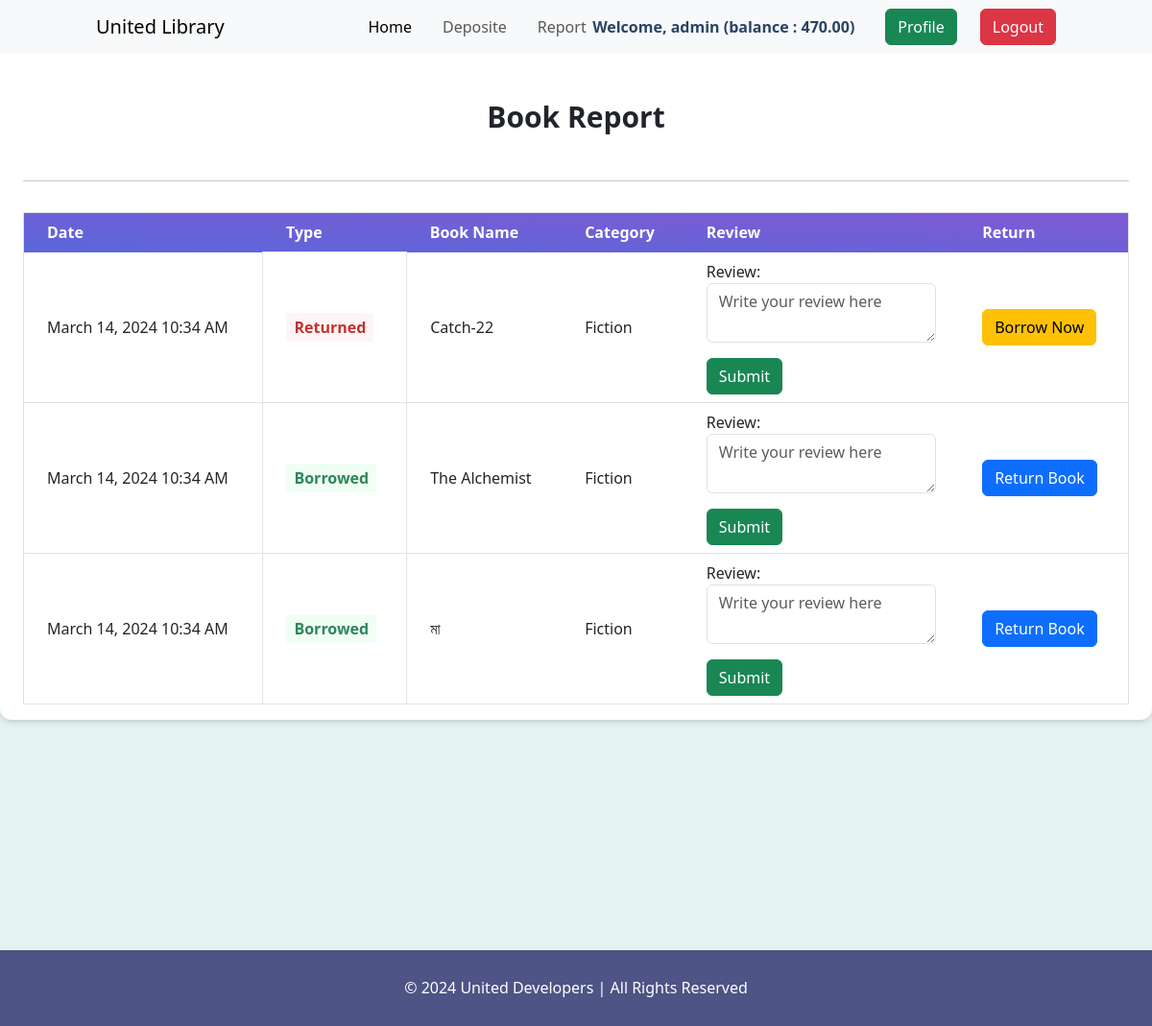
Screenshot of /profile/borrowed_book/ (signed in) with the database file from the repository.
### accounts/models.py (models this page shows, shortened)
class UserAccount(models.Model):
    user = models.OneToOneField(User, related_name='account', on_delete=models.CASCADE)
    account_no = models.IntegerField(unique=True, null=False)
    balance = models.DecimalField(default=0, max_digits=12, decimal_places=2)

### book/models.py (models this page shows, shortened)
class BookModel(models.Model):
    title = models.CharField(max_length = 100)
    description = models.TextField()
    category = models.ForeignKey(CategoryModel, on_delete = models.CASCADE)
    image = models.ImageField(upload_to='uploads/', null=True , blank = True)
    borrowing_price = models.IntegerField()
    total_copy = models.IntegerField(default = None, null=True, blank=True)
    review = models.TextField(null=True, blank=True)
    borrow_by = models.ManyToManyField(User,related_name='purchased_books', null=True, blank=True)
    borrow_date = models.DateTimeField(auto_now_add=True, null=True, blank=True)
    returned = models.BooleanField(default=False,null=True, blank=True)

### category/models.py (models this page shows, shortened)
class CategoryModel(models.Model):
    name = models.CharField(max_length = 100)
    slug = models.SlugField(max_length = 100, blank=True, null=True, unique=True)

### book/views.py (the view)
# urls.py: path('profile/borrowed_book/', views.borrow_books, name='borrow_books'),
@login_required
def borrow_books(req):
    borrowed_books = BookModel.objects.filter(borrow_by=req.user)
    send_transaction_email(req.user,borrowed_books, "Borrowed Book Message", "book/borrow_book_email.html")
    return render(req, 'book/borrowed_books.html', {'borrowed_books': borrowed_books})

### book/views.py (called while the page is built)
def send_transaction_email(user, borrowed_books, subject, template):
        message = render_to_string(template, {
            'user' : user,
            'borrowed_books': borrowed_books,
        })
        send_email = EmailMultiAlternatives(subject, '', to=[user.email])
        send_email.attach_alternative(message, "text/html")
        send_email.send()

### book/templates/book/borrowed_books.html (shortened to what this page needs)
{% extends 'base.html' %}
{% load static %}
{% load humanize %}
{% block content %}
<div class="my-10 py-3 px-4 bg-white rounded-xl shadow-md">
  <h1 class="font-bold text-3xl text-center pb-5 pt-5">Book Report</h1>
  <hr />
  <table class="table-auto mx-auto w-full px-5 rounded-xl mt-8 border dark:border-neutral-500">
    <thead class="bg-purple-900 text-white text-left">
      <tr class="bg-gradient-to-tr from-indigo-600 to-purple-600 rounded-md py-2 px-4 text-white font-bold">
        <th class="px-4 py-2">Date</th>
        <th class="px-4 py-2">Type</th>
        <th class="px-4 py-2">Book Name</th>
        <th class="px-4 py-2">Category</th>
        <th class="px-4 py-2">Review</th>
        <th class="px-4 py-2">Return</th>
      </tr>
    </thead>
    <tbody>
      {% for i in borrowed_books %}
      <tr class="border-b dark:border-neutral-500">
        <td class="px-4 py-2">
          {{ i.borrow_date|date:"F d, Y h:i A" }}
        </td>
        <td class="px-4 py-3 text-s border">
          <span class="px-2 py-1 font-bold leading-tight rounded-sm {% if i.returned %} text-red-700 bg-red-100 {% else %} text-green-700 bg-green-100 {% endif %}">
            {% if i.returned %}
              Returned
            {% else %}
              Borrowed
            {% endif %}
          </span>
        </td>
        <td class="px-4 py-2">
            {{ i.title }}
        </td>
        <td class="px-4 py-2">
            {{ i.category.name }}
        </td>
        <td class="px-4 py-2">
          <form method="POST" action="{% url 'review' i.id %}">
            <label>Review:</label>
            <textarea name="review" id="review" class="form-control mb-3" placeholder="Write your review here"></textarea>
            <button type="submit" class="btn btn-success">Submit</button>
        </form>
      </td>
      <td class="px-4 py-2">
        {% if i.returned %}
        <form method="POST" action="{% url 'buy_now' i.id %}">
          <button class="btn btn-warning" type="submit">Borrow Now</button>
        </form>
        {% else %}
        <a href="{% url 'return_book' i.id%}" class="btn btn-primary">Return Book</a>
        {%endif%}
    </td>
      </tr>
      {% endfor %}
    </tbody>
  </table>
</div>
{% endblock %}

### templates/base.html (shortened to what this page needs)
{% load static%}
<!DOCTYPE html>
<html lang="en">
<head>
    <link href="https://cdn.jsdelivr.net/npm/bootstrap@5.3.3/dist/css/bootstrap.min.css" rel="stylesheet">
    <link href="https://unpkg.com/tailwindcss@^1.0/dist/tailwind.min.css" rel="stylesheet">
</head>
<body style="background-color:#e4f2f2">
    <nav class="navbar navbar-expand-lg bg-body-tertiary fixed-top">
        <div class="container container-fluid">
          <a class="navbar-brand" href="{% url 'home'%}">United Library</a>
          <div class="collapse navbar-collapse" id="navbarSupportedContent">
            <ul class="navbar-nav me-auto mb-2 mb-lg-0 " style="margin-left:35%;">
              <li class="nav-item">
                <a class="nav-link active" aria-current="page" href="{% url 'home' %}">Home</a>
              </li>
              {% if request.user.is_authenticated %}
              <li class="nav-item">
                <a class="nav-link  mx-3" aria-current="page" href="{% url 'deposit_money'%}">Deposite</a>
              </li>
              <li class="nav-item">
                <a class="nav-link" aria-current="page" href="{% url 'transaction_report'%}">Report</a>
              </li>
              {% else %}
              <a class="nav-link  mx-3" aria-current="page" href="{% url 'about'%}">About</a>
            </li>
            <li class="nav-item">
              <a class="nav-link" aria-current="page" href="{% url 'contact'%}">Contact US</a>
            </li>
            {% endif %}
            </div>
            {% if request.user.is_authenticated %}
            <div class="d-flex">
              <div class="text-blue-900 my-auto font-black px-2">Welcome, {{ request.user.username }} (balance : {{request.user.account.balance}}) </div>
              <a class="btn btn-success mx-4" href="{% url 'profile' %}">Profile</a>
              <a class="btn btn-danger" href="{% url 'logout' %}">Logout</a>
            </div>
            {% else %}
            <div>
              <a class="btn btn-warning mx-4" href="{% url 'register' %}">Sigup</a>
              <a class="btn btn-primary" href="{% url 'login' %}">Login</a>
            </div>
            {% endif %}
        </div>
      </nav>
    {% block content %}
    {% endblock %}
    <footer style="background-color:#4e5485 ;padding-top:30px;padding-bottom:30px;margin-top:20%">
      <div style="text-align:center;color:white">
        <h1>© 2024 United Developers | All Rights Reserved</h1>
      </div>
    </footer>
</body>
</html>

### rows the page displays
BookModel: borrow_date "March 14, 2024 10:34 AM", returned "Returned", title "Catch-22", category.name "Fiction"
BookModel: borrow_date "March 14, 2024 10:34 AM", returned "Borrowed", title "The Alchemist", category.name "Fiction"
BookModel: borrow_date "March 14, 2024 10:34 AM", returned "Borrowed", title "মা", category.name "Fiction"

### other values shown
{{ request.user.username }} "admin"
{{ request.user.account.balance }} "470.00"
